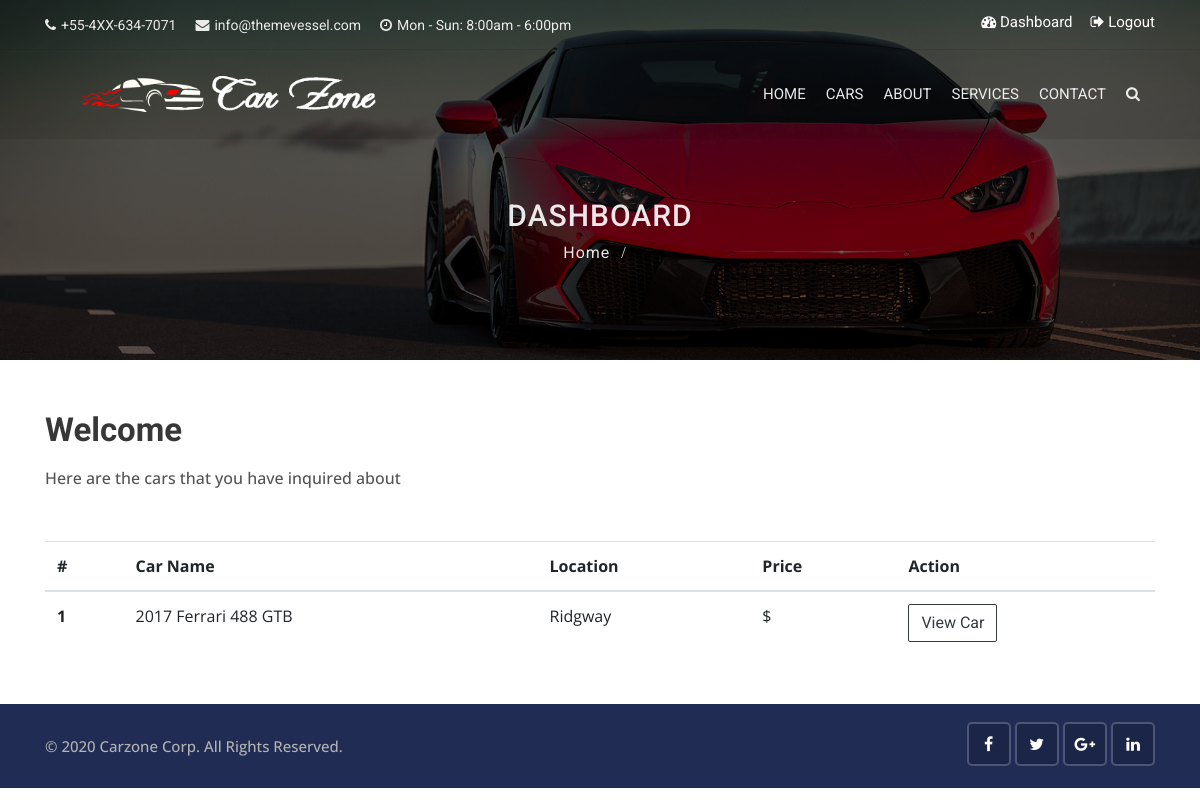
The app's page /accounts/dashboard/ (signed in), older data.
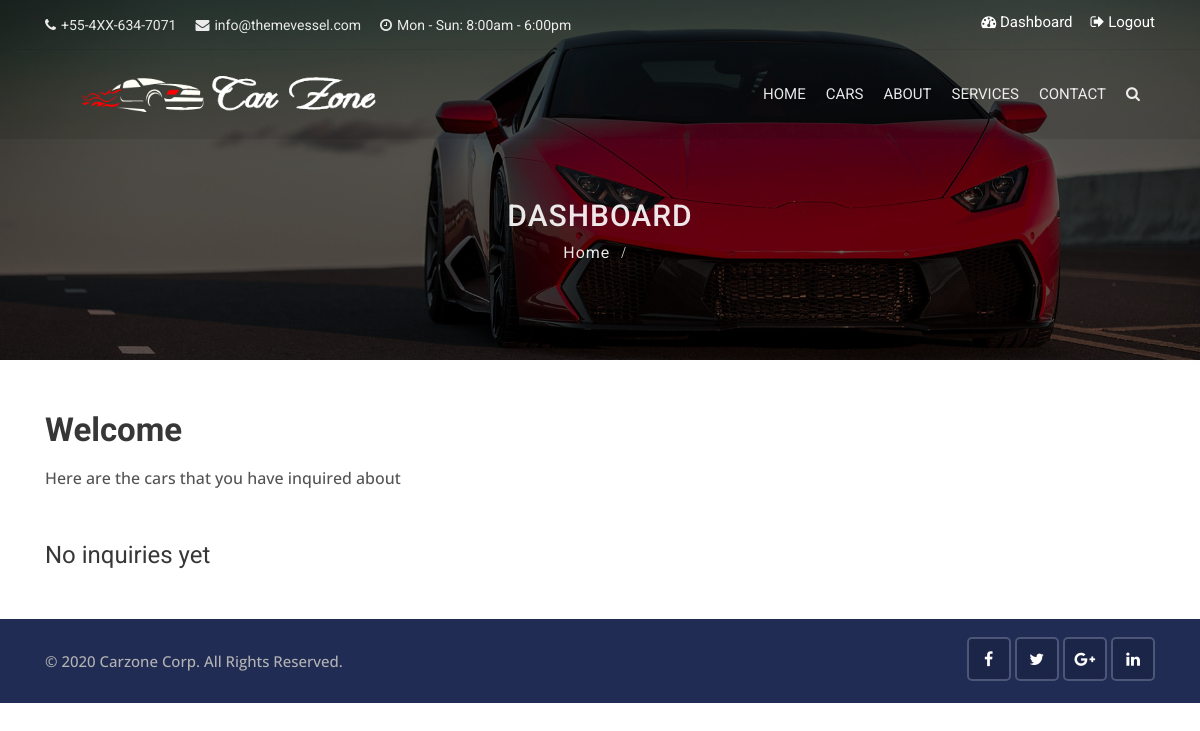
The same page, newer data.
### contacts/models.py (models this page shows, shortened)
class Contact(models.Model):
    first_name = models.CharField(max_length=255)
    last_name = models.CharField(max_length=255)
    car_id = models.IntegerField()
    customer_need = models.CharField(max_length=255)
    car_title = models.CharField(max_length=255)
    city = models.CharField(max_length=255)
    state = models.CharField(max_length=255)
    email = models.EmailField(max_length=255)
    phone = models.CharField(max_length=255)
    message = models.TextField(blank=True)
    user_id = models.IntegerField(blank=True)
    created_date = models.DateTimeField(blank=True, auto_now_add=True)

### accounts/views.py (the view)
# urls.py: path('dashboard/', views.dashboard, name='dashboard'),
def dashboard(request):
    user_inquiry = Contact.objects.order_by('-created_date').filter(user_id=request.user.id)
    data = {
        'inquiries': user_inquiry,
    }
    return render(request, 'accounts/dashboard.html', data)

### templates/accounts/dashboard.html (shortened to what this page needs)
{% extends 'base.html' %} {% block title %} | Dashboard {% endblock %}
{% block content %}
<div class="sub-banner overview-bgi">
  <div class="container breadcrumb-area">
    <div class="breadcrumb-areas">
      <h1>Dashboard</h1>
      <ul class="breadcrumbs">
        <li><a href="{% url 'home' %}">Home</a></li>
        <li class="active">{{ user.first_name }}</li>
      </ul>
    </div>
  </div>
</div>
<div class="container mt-50 mb-50">
  <div class="main-title" style="text-align: left !important">
    <h1>Welcome </h1>
    <p>Here are the cars that you have inquired about</p>
  </div>
  {% if inquiries %}
    <table class="table table-hover">
      <thead>
        <tr>
          <th scope="col">#</th>
          <th scope="col">Car Name</th>
          <th scope="col">Location</th>
          <th scope="col">Price</th>
          <th scope="col">Action</th>
        </tr>
      </thead>
      <tbody>
        {% for inquiry in inquiries %}
        <tr>
          <th scope="row">1</th>
          <td>{{ inquiry.car_title }}</td>
          <td>{{ inquiry.city }}</td>
          <td>${{ inquiry.price }}</td>
          <td>
            <a
              href="{% url 'car_detail' inquiry.car_id %}"
              class="btn btn-outline-dark"
              >View Car</a
            >
          </td>
        </tr>
        {% endfor %}
      </tbody>
    </table>
  {% else %}
  <h4>No inquiries yet</h4>
  {% endif %}
</div>
{% endblock %}

Row changes from the older to the newer data that the page shows:
removed Contact: car_title "2017 Ferrari 488 GTB", city "Ridgway"
Text that changed along with them:
text no longer shown: "# Car Name Location Price Action"
text now shown: "No inquiries yet"
